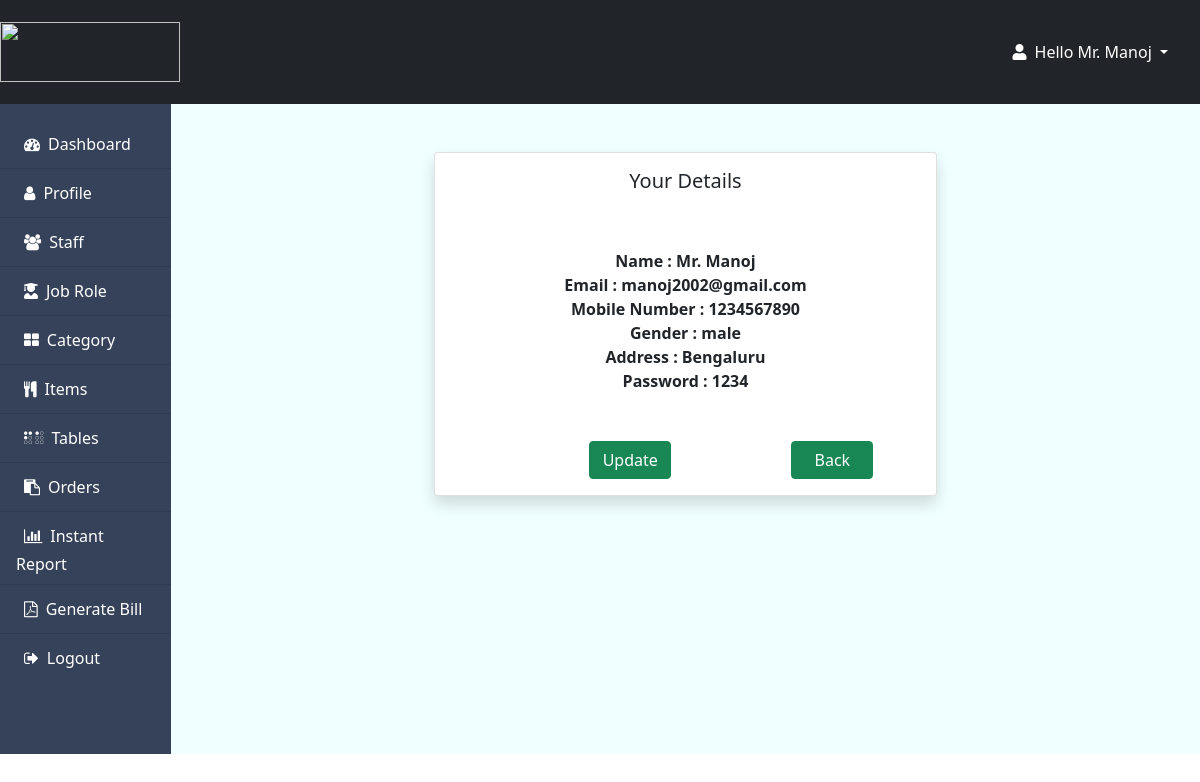
/admindetails.php (signed in), run on the app's committed database.
### tables this page shows
CREATE TABLE IF NOT EXISTS `rms_admin` (
  `id` int(10) NOT NULL AUTO_INCREMENT,
  `name` varchar(30) NOT NULL,
  `email` varchar(30) NOT NULL,
  `mobile_no` int(13) NOT NULL,
  `gender` varchar(30) NOT NULL,
  `address` varchar(100) NOT NULL,
  `password` varchar(200) NOT NULL,
  PRIMARY KEY (`id`),
  UNIQUE KEY `email` (`email`)
);

### admindetails.php (the view, shortened to what this page needs)
<?php
include 'rmsdbcon.php';
 if(isset($_SESSION["admin"])){
  $user = $_SESSION["admin"];
  $r = mysqli_query($con, "SELECT * FROM `rms_admin` WHERE `id`='$user'");
  $row = mysqli_fetch_array($r);
  $i = $row["name"];
 }
 else{
  header("location:rmslogout.php");
 }
$_result = mysqli_query($con, "SELECT * FROM `rms_admin` WHERE `id` = '$user'");
?>
<html>
<head>
  <link href="https://cdn.jsdelivr.net/npm/bootstrap@5.1.3/dist/css/bootstrap.min.css" rel="stylesheet">
  <link rel="stylesheet" href="https://cdnjs.cloudflare.com/ajax/libs/font-awesome/5.15.3/css/all.min.css" />
    <link rel="stylesheet" href="https://cdnjs.cloudflare.com/ajax/libs/font-awesome/4.7.0/css/font-awesome.min.css">
</head>
<body>
  <header>
    <nav class="navbar navbar-light bg-dark">
      <a class="navbar-brand" href="#">
        <img src="images/food-mania-logo.png" width="180" height="60" class="d-inline-block align-top" alt="">
      </a>
      <div id="page-content-wrapper">
        <nav class="navbar navbar-expand-lg navbar-light bg-transparent py-4 px-4">
          <div class="collapse navbar-collapse" id="navbarSupportedContent">
            <ul class="navbar-nav ms-auto mb-2 mb-lg-0">
              <li class="nav-item dropdown">
                <a class="nav-link dropdown-toggle second-text text-white" href="#" id="navbarDropdown" role="button" data-bs-toggle="dropdown" aria-expanded="false">
                  <i class="fas fa-user me-2"></i><?php  echo "Hello " . $i ?>
                </a>
              </li>
            </ul>
          </div>
        </nav>
      </div>
    </nav>
  </header>
    <div style="background-color: azure; height: 650px;" class="d-flex" id="wrapper">
        <div style="background-color: #354259; width: 200px;" class="" id="sidebar-wrapper">
            <div class="list-group list-group-flush my-3 ">
                <a href="index.php" class="list-group-item list-group-item-action bg-transparent text-white second-text ">
                    <i class="fa fa-tachometer p-2" aria-hidden="true"></i>Dashboard</a>
                <a href="admindetails.php" class="list-group-item list-group-item-action bg-transparent text-white second-text ">
                    <i class="fa fa-user p-2" aria-hidden="true"></i>Profile</a>
                <a href="displaystaff.php" class="list-group-item list-group-item-action bg-transparent text-white second-text">
                    <i class="fa fa-users p-2" aria-hidden="true"></i>Staff</a>
                    <a href="displayjobrole.php" class="list-group-item list-group-item-action bg-transparent text-white second-text ">
                    <i class="fas fa-user-graduate p-2" aria-hidden="true"></i>Job Role</a>
                <a href="displayitemcatagory.php" class="list-group-item list-group-item-action bg-transparent text-white second-text ">
                    <i class="fa fa-th-large p-2" aria-hidden="true"></i>Category</a>
                <a href="menu.php" class="list-group-item list-group-item-action bg-transparent text-white second-text ">
                    <i class="fa fa-cutlery p-2" aria-hidden="true"></i>Items</a>
                <a href="rmsmanagetable.php" class="list-group-item list-group-item-action bg-transparent text-white second-text">
                    <i class="fa fa-braille p-2" aria-hidden="true"></i>Tables</a>
                <a href="displaytodaysorder.php" class="list-group-item list-group-item-action bg-transparent text-white second-text ">
                    <i class="fa fa-clipboard p-2" aria-hidden="true"></i>Orders</a>
                    <a href="dailyreport.php" class="list-group-item list-group-item-action bg-transparent text-white second-text ">
                    <i class="fa fa-bar-chart p-2" aria-hidden="true"></i>Instant Report</a>
                <a href="billgenerate.php" class="list-group-item list-group-item-action bg-transparent text-white second-text ">
                    <i class="fa fa-file-pdf-o p-2" aria-hidden="true"></i>Generate Bill</a>
                <a href="rmslogout.php" class="list-group-item list-group-item-action bg-transparent text-white second-text ">
                <i class="fa fa-sign-out p-2" aria-hidden="true"></i>Logout</a>
            </div>
        </div>
  <div class="container-fluid">
  <?php
  if (mysqli_num_rows($_result) > 0) {
      $rowt = mysqli_fetch_array($_result);
      ?>
        <center>
          <div class="col-lg-6 mt-5">
            <div class="card bg-white mb-3 text-center shadow p-3 mb-3 rounded h-30">
              <h5>Your Details</h5>
              <br>
              <br>
              <strong>Name : <?php echo " ".$rowt["name"]; ?> </strong>
              <strong>Email :<?php echo " ".$rowt["email"]; ?></strong>
              <strong>Mobile Number : <?php echo " ".$rowt["mobile_no"]; ?></strong>
              <strong>Gender : <?php echo " ".$rowt["gender"]; ?></strong>
              <strong>Address : <?php echo " ".$rowt["address"]; ?></strong>
              <strong>Password : <?php echo " ".$rowt["password"]; ?></strong>
              <div class="row mx-md-n5">
              <a style="margin-left: 150px;"  href="adminupdate.php?id=<?php  echo $rowt["id"]; ?>" class="btn btn-success  mt-5 col-lg-2">Update</a>
              <a style="margin-left: 120px;" href="index.php" class="btn btn-success mt-5 col-lg-2">Back</a> </div>
            </div>
          </div>
        </center>
  <?php
  } else {
    header("location:rmslogout.php");
  }
?>
</div>
</body>
</html>

### data on the page
rms_admin: name "Mr. Manoj", email "manoj2002@gmail.com", mobile_no "1234567890", gender "male", address "Bengaluru", password "1234"
